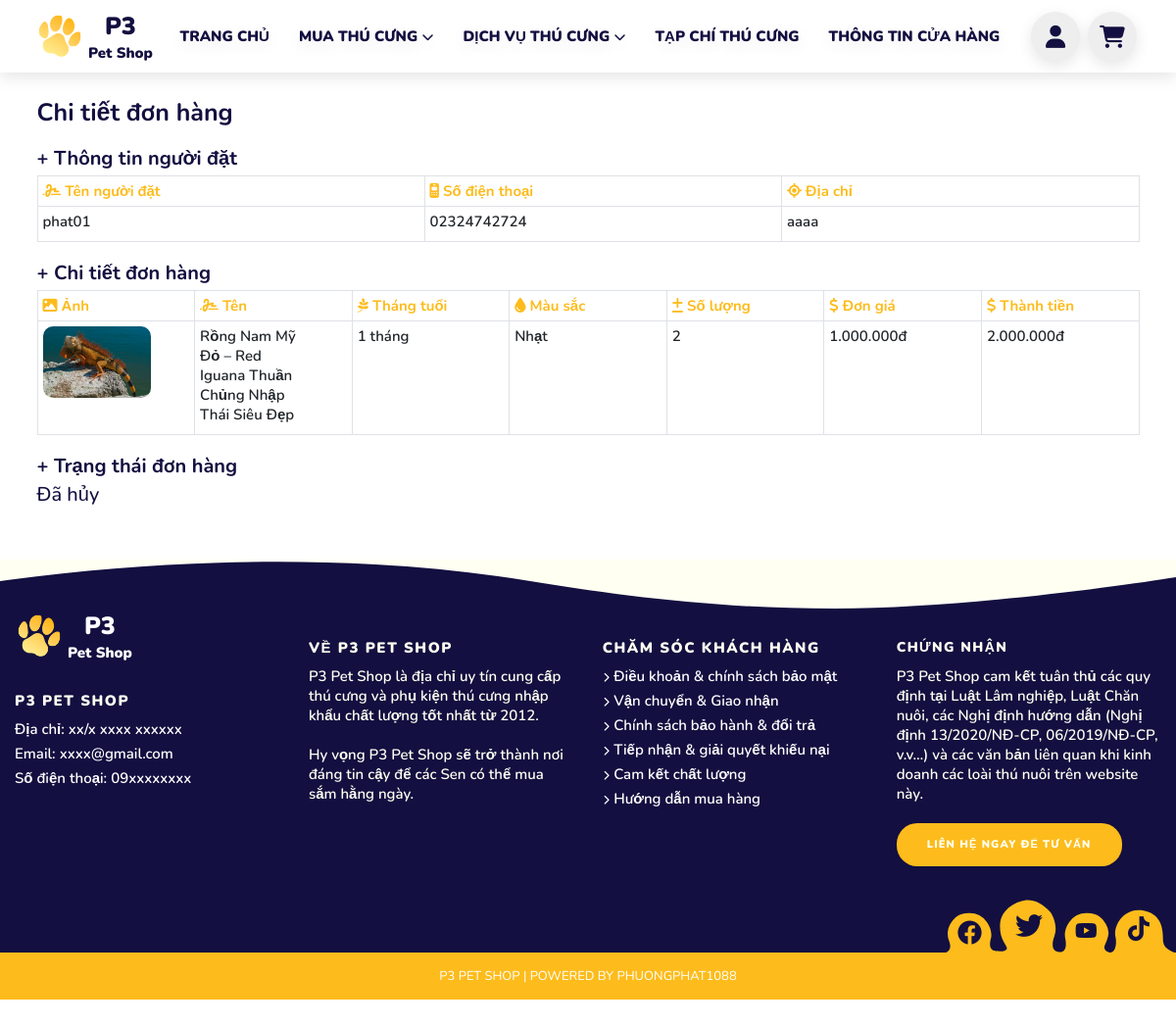
/order_detail_user.php?id=9, run on the app's committed database.
### tables this page shows
CREATE TABLE IF NOT EXISTS `orders` (
  `id` int NOT NULL AUTO_INCREMENT,
  `user_id` int NOT NULL,
  `name` varchar(255) NOT NULL,
  `phone` varchar(255) NOT NULL,
  `address` varchar(255) NOT NULL,
  `status` tinyint NOT NULL DEFAULT '0',
  `time_create` datetime NOT NULL DEFAULT CURRENT_TIMESTAMP,
  PRIMARY KEY (`id`)
);

CREATE TABLE IF NOT EXISTS `order_item` (
  `id` int NOT NULL AUTO_INCREMENT,
  `order_id` int NOT NULL,
  `pet_id` int NOT NULL,
  `color` varchar(30) NOT NULL,
  `size` varchar(30) NOT NULL,
  `quantity` int NOT NULL,
  `price` int NOT NULL,
  PRIMARY KEY (`id`)
);

CREATE TABLE IF NOT EXISTS `pets` (
  `id` int NOT NULL AUTO_INCREMENT,
  `pet_name` varchar(100) NOT NULL,
  `pet_price` int NOT NULL,
  `pet_photo` varchar(255) NOT NULL DEFAULT 'default.jpg',
  `pet_description` varchar(500) NOT NULL,
  `pet_view` int NOT NULL DEFAULT '0',
  `category_id` int NOT NULL,
  `time_create` datetime NOT NULL DEFAULT CURRENT_TIMESTAMP,
  PRIMARY KEY (`id`),
  KEY `category_id` (`category_id`)
);

### app/models/Model.php (called while the page is built, shortened)
<?php
class Model
{
  public static $connection = NULL;
  public function __construct()
  {
    if (!self::$connection) {
      !self::$connection = new mysqli(DB_HOST, DB_USER, DB_PASS, DB_NAME);
    }
    return self::$connection;
  }
  public function select($sql)
  {
    $sql->execute();
    $items = $sql->get_result()->fetch_all(MYSQLI_ASSOC);
    return $items;
  }
  function currencyFormat($number, $suffix = 'đ')
  {
    if (!empty($number)) {
      return number_format($number, 0, ',', '.') . "{$suffix}";
    }
  }
}

### app/models/OrderModel.php (called while the page is built, shortened)
<?php
class OrderModel extends Model
{
  public function getOrderById($id)
  {
    $sql = parent::$connection->prepare('SELECT * FROM `orders` WHERE `id` = ?');
    $sql->bind_param('i', $id);
    return parent::select($sql)[0];
  }
  public function getDetailOrderByID($id)
  {
    $sql = parent::$connection->prepare('SELECT * FROM `order_item`, `pets` WHERE `order_id` = ? AND `order_item`.`pet_id` = `pets`.`id`');
    $sql->bind_param('i', $id);
    return parent::select($sql);
  }
}

### order_detail_user.php (the view, shortened to what this page needs)
<?php
include './includes/header.php';;
?>
<main>
  <?php
  if (isset($_GET['id'])) {
    $id = $_GET['id'];
    $orderList = $orderModel->getDetailOrderByID($id);
    $orderInfo = $orderModel->getOrderById($id);
  }
  ?>
  <div class="container">
    <h1 style="margin-top: 100px; font-weight: bold;">Chi tiết đơn hàng</h1>
    <h2 style="margin-top: 2rem; font-weight: bold;">+ Thông tin người đặt</h2>
    <table class="table table-hover table-bordered">
      <thead class="thead-dark">
        <th><i class="fa-solid fa-signature"></i> Tên người đặt</th>
        <th><i class="fa-solid fa-mobile-retro"></i> Số điện thoại</th>
        <th><i class="fa-solid fa-location-crosshairs"></i> Địa chỉ</th>
      </thead>
      <tbody>
        <tr>
          <td><span class="table-content-pet"><?php echo $orderInfo['name']; ?></span></td>
          <td><span class="table-content-pet"><?php echo $orderInfo['phone']; ?></span></td>
          <td><span class="table-content-pet"><?php echo $orderInfo['address']; ?></span></td>
        </tr>
      </tbody>
    </table>
    <h2 style="margin-top: 2rem; font-weight: bold;">+ Chi tiết đơn hàng</h2>
    <table class="table table-hover table-bordered">
      <thead class="thead-dark">
        <tr>
          <th><i class="fa-solid fa-image"></i> Ảnh</th>
          <th><i class="fa-solid fa-signature"></i> Tên</th>
          <th><i class="fa-brands fa-pagelines"></i> Tháng tuổi</th>
          <th><i class="fa-solid fa-droplet"></i> Màu sắc</th>
          <th><i class="fa-solid fa-plus-minus"></i> Số lượng</th>
          <th><i class="fa-solid fa-dollar-sign"></i> Đơn giá</th>
          <th><i class="fa-solid fa-dollar-sign"></i> Thành tiền</th>
        </tr>
      </thead>
      <tbody>
        <?php
        if (isset($orderList)) {
          foreach ($orderList as $order) {
        ?>
            <tr>
              <td><img class="table-content-pet img-fluid rounded-4" src="public/img/pets_photo/<?php echo explode(",", $order['pet_photo'])[0]; ?>" alt="Hình ảnh của một con vật nào đó"></td>
              <td><span class="table-content-pet"><?php echo $order['pet_name']; ?></span></td>
              <td><span class="table-content-pet"><?php echo $order['size']; ?></span></td>
              <td><span class="table-content-pet"><?php echo $order['color']; ?></span></td>
              <td><span class="table-content-pet"><?php echo $order['quantity']; ?></span></td>
              <td><span class="table-content-pet"><?php echo $model->currencyFormat($order['price']); ?></span></td>
              <td><span class="table-content-pet"><?php echo $model->currencyFormat($order['price'] * $order['quantity']); ?></span></td>
            </tr>
        <?php
          }
        }
        ?>
      </tbody>
    </table>
    <h2 style="margin-top: 2rem; font-weight: bold;">+ Trạng thái đơn hàng</h2>
    <?php
    if ($orderInfo['status'] == 0) {
    ?>
      <form action="order_detail_user.php?id=<?php echo $id; ?>" method="POST">
        <input type="hidden" name="status" value="2">
        <button class="btn btn-danger" type="submit">Hủy đơn hàng</button>
      </form>
    <?php
    } else {
      if ($orderInfo['status'] == 2) {
        echo "<h2>Đã hủy</h2>";
      } else if ($orderInfo['status'] == 1) {
        echo "<h2>Đã xác nhận</h2>";
      }
    }
    ?>
  </div>
</main>
<?php
include './includes/footer.php';
?>

### public/css/style.css (style rules this page uses)
:root { --pet-color: #fdbc1c; --black-color: #130f40; --white-color: #fff; --red-color: #dd3333; --green-color: #2eb62c; --light-color: #eee; --bg-color: #666; --border: 0.2rem solid var(--black-color); --box-shadow: 0 0.5rem 1.5rem rgba(0, 0, 0, 0.1); --box-shadow-2: rgba(0, 0, 0, 0.15) 0px 5px 15px 0px; --text-shadow-white: -1px -1px 0px rgba(155, 155, 155, 0.9), 2px 2px 0px rgba(155, 155, 155, 0.9), 4px 4px 0px rgba(155, 155, 155, 0.9); --text-shadow-black: -1px -1px 0px rgba(50, 50, 50, 0.9), 2px 2px 0px rgba(50, 50, 50, 0.9), 4px 4px 0px rgba(50, 50, 50, 0.9); --text-border-white: 2px 0 #fff, -2px 0 #fff, 0 2px #fff, 0 -2px #fff, 1px 1px #fff, -1px -1px #fff, 1px -1px #fff, -1px 1px #fff; --text-border-black: 2px 0 #000, -2px 0 #000, 0 2px #000, 0 -2px #000, 1px 1px #000, -1px -1px #000, 1px -1px #000, -1px 1px #000; }
* { margin: 0; padding: 0; box-sizing: border-box; outline: none; border: none; text-decoration: none; transition: 0.2s linear; }
html { font-size: 62.5%; scroll-behavior: smooth; scroll-padding-top: 4rem; }
body { font-family: "Nunito", sans-serif; font-size: 1.5rem; font-weight: 600; line-height: normal; color: var(--black-color); min-height: 1000px; }
i { line-height: 0; }
main { margin-top: 7.5rem; padding-bottom: 50px; }
thead { color: var(--pet-color); }
.table-content-pet { display: inline-block; width: 11rem; text-overflow: ellipsis; overflow: hidden; }

### data on the page
orders: name "phat01", phone "02324742724", address "aaaa"
order_item: pet.pet_photo (picture), pet.pet_name "Rồng Nam Mỹ Đỏ – Red Iguana Thuần Chủng Nhập Thái Siêu Đẹp", size "1 tháng", color "Nhạt", quantity "2", price "1.000.000đ", $model->currencyFormat($order['price'] * $order['quantity']) "2.000.000đ"
